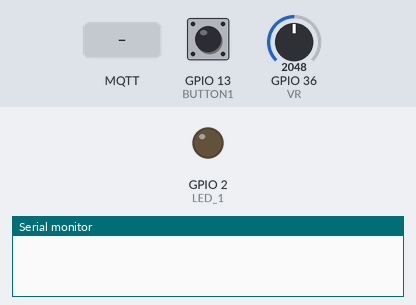
The sketch below on a simulated ESP32. Parts: output pins drawn as LEDs (lit = HIGH), the last lines printed to the serial monitor. The inputs (shaded band) are chosen by the test bench; at power-on: GPIO 13 (BUTTON1) HIGH, GPIO 36 (VR) = 2048. WiFi joins after 1.5 s; servers stay silent unless stated; no MQTT or app messages arrive unless stated.

Above: at 0.1 s.
At 2.7 s:
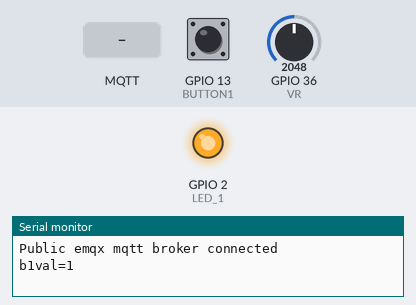
2.8 s: MQTT message "1" arrives on the first subscribed topic
6.0 s: MQTT message "on" arrives on the first subscribed topic
9.0 s: MQTT message "off" arrives on the first subscribed topic
Timing chart, 0 to 12.0 s (numbered marks = the images above; inputs shaded):
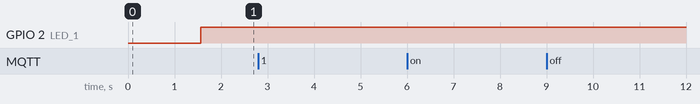

The sketch:

mqtt_test_ver2-work.ino
```cpp
#include <WiFi.h>
#include <PubSubClient.h>

#define LED_1 2
int BUTTON1 = 13;
int button_state = 0;

int VR = A0;
int VR_Value = 0;

unsigned long last_time = 0;
unsigned long period = 1000;
const char *ssid = "Petch wifi";
const char *password = "12345678";
// const char *ssid = "TrueGigatexFiber_A7A - 2.4G";
// const char *password = "0858281728";

const char *mqtt_broker = "broker.hivemq.com";
const char *topic = "Test/Petch/Table_2";
const int mqtt_port = 1883;
WiFiClient espClient;
PubSubClient client(espClient);

void setup() {
  Serial.begin(115200);
  WiFi.begin(ssid, password);
  pinMode(BUTTON1, INPUT_PULLUP);
  pinMode(LED_1, OUTPUT);
  while (WiFi.status() != WL_CONNECTED) {
    delay(500);
    Serial.println("Connecting to WiFi..");
  }

  Serial.println("Connected to the WiFi network");

  client.setServer(mqtt_broker, mqtt_port);
  client.setCallback(callback);

  while (!client.connected()) {
    String client_id = "esp32-client-";
    client_id += String(WiFi.macAddress());

    Serial.printf("The client %s connects to mosquitto mqtt broker\n", client_id.c_str());

    if (client.connect(client_id.c_str())) {
      Serial.println("Public emqx mqtt broker connected");
    } else {
      Serial.print("failed with state ");
      Serial.print(client.state());
      delay(2000);
    }
  }

  client.publish(topic, "อุปกรณ์เชือมต่อเเล้ว");
  client.subscribe(topic);
}


void callback(char *topic, byte *payload, unsigned int length) {
  Serial.print("Message arrived in topic: ");
  Serial.println(topic);
  Serial.print("Message:");

  for (int i = 0; i < length; i++) {
    Serial.print((char)payload[i]);
  }
  Serial.println();
  Serial.println(" - - - - - - - - - - - -");
}

void loop() {
  if (millis() - last_time >= period) {
    last_time = millis();
    client.loop();
    button_state = digitalRead(BUTTON1);
    digitalWrite(LED_1, button_state);
    Serial.println("b1val=" + String(button_state));
    VR_Value = analogRead(VR);

    client.publish(topic, String(VR_Value).c_str());

    if (button_state == 1) {
      // if ()
      client.publish(topic, "1");

      delay(3000);
    }
  }
}
```
